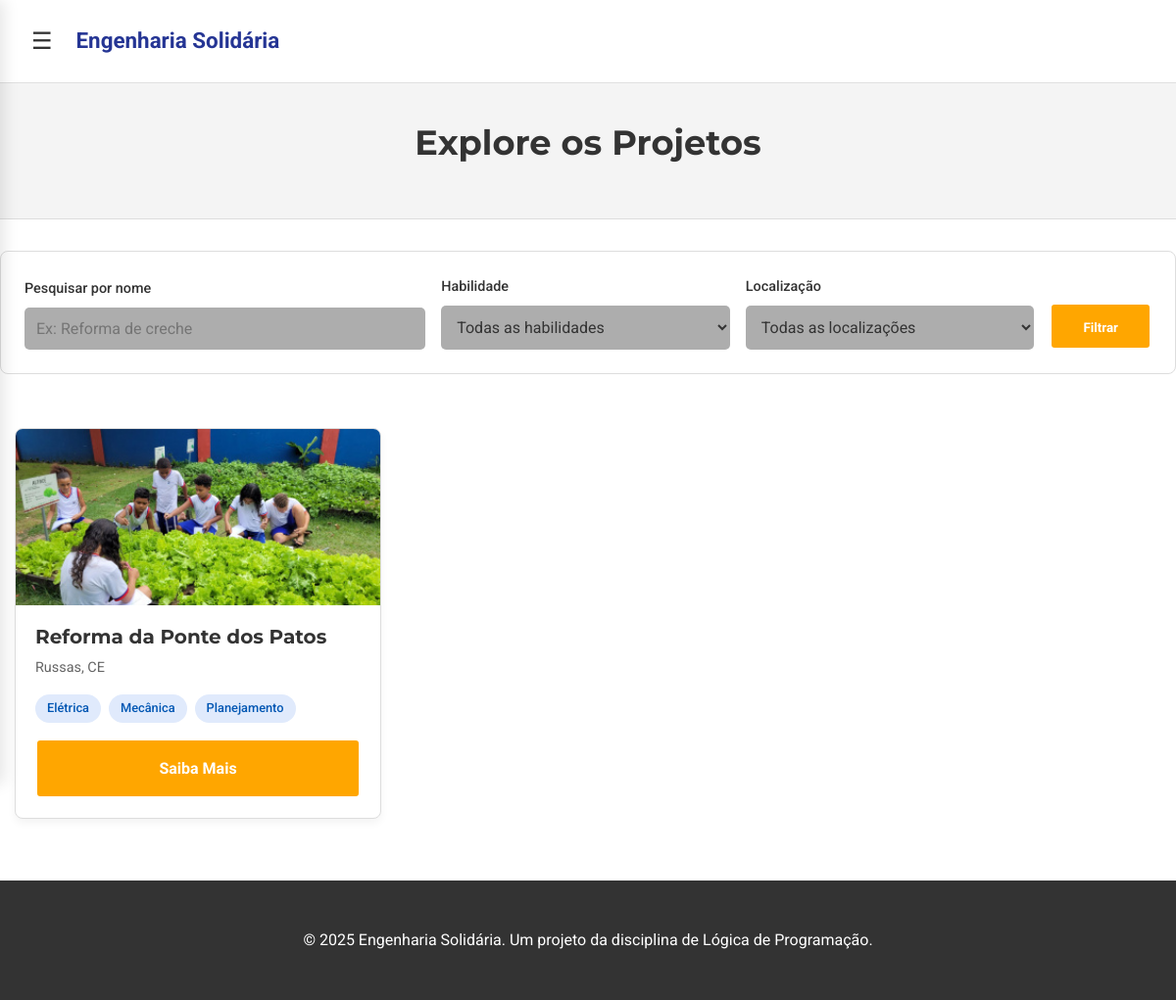
Page /projetos on the committed database.
### ES/models.py (models this page shows, shortened)
class Project(db.Model):
    id = db.Column(db.Integer, primary_key=True)
    title = db.Column(db.String(150), nullable=False)
    description = db.Column(db.Text, nullable=False)
    location = db.Column(db.String(100), nullable=False)
    status = db.Column(db.String(50), nullable=False, default='Não Inicializada')
    work_date = db.Column(db.Date, nullable=True)
    responsible_org = db.Column(db.String(150), nullable=True)
    responsible_contact = db.Column(db.String(100), nullable=True)
    voluntarios = db.relationship('User', secondary=inscricoes, back_populates='projects')
    required_skills = db.relationship('Skill', secondary=project_skills, lazy='subquery', backref=db.backref('projects', lazy=True))

class Skill(db.Model):
    id = db.Column(db.Integer, primary_key=True)
    name = db.Column(db.String(50), unique=True, nullable=False)

### ES/routes.py (the view)
@main.route('/projetos')
def projetos():
    todos_os_projetos = Project.query.all()
    todas_as_skills = Skill.query.order_by(Skill.name).all()
    locations_tuples = db.session.query(Project.location).distinct().order_by(Project.location).all()
    todas_as_localizacoes = [loc[0] for loc in locations_tuples if loc[0]]
    return render_template(
        'projetos.html',
        logged_in=('user_id' in session),
        projects=todos_os_projetos,
        skills=todas_as_skills,
        locations=todas_as_localizacoes
    )

### ES/templates/projetos.html (shortened to what this page needs)
<!DOCTYPE html>
<html lang="pt-BR">
<head>
    <link rel="stylesheet" href="{{ url_for('static', filename='css/base.css') }}">
    <link rel="stylesheet" href="{{ url_for('static', filename='css/header.css') }}">
    <link rel="stylesheet" href="{{ url_for('static', filename='css/sidebar.css') }}">
    <link rel="stylesheet" href="{{ url_for('static', filename='css/footer.css') }}">
    <link rel="stylesheet" href="{{ url_for('static', filename='css/projetos.css') }}">
</head>
<body
    data-url-home="{{ url_for('main.homepage') }}"
    data-url-projetos="{{ url_for('main.projetos') }}"
    data-url-parceiros="{{ url_for('main.parceiros') }}"
    data-url-sobre-nos="{{ url_for('main.sobre_nos') }}"
    data-url-login="{{ url_for('main.login_cadastro') }}"
    data-url-register="{{ url_for('main.login_cadastro') }}#register"
    data-logged-in="{{ logged_in }}"
    data-url-logout="{{ url_for('main.logout') }}"
    data-url-perfil="{{ url_for('main.perfil') }}"
    >
    <header id="top-header">
        <button id="sidebar-toggle" aria-label="Abrir menu lateral">
            &#9776;
        </button>
        <a href="{{ url_for('main.homepage') }}" class="header-logo">Engenharia Solidária</a>
    </header>
    <div id="main-content">
        <main>
            <section class="page-header">
                <div class="container">
                    <h1>Explore os Projetos</h1>
                </div>
            </section>
            <div class="container">
                <form class="filters-bar" id="filters-form">
                    <div class="filter-group filter-search">
                        <label for="search">Pesquisar por nome</label>
                        <input type="text" id="search" name="search" placeholder="Ex: Reforma de creche">
                    </div>
                    <div class="filter-group">
                        <label for="habilidade">Habilidade</label>
                        <select id="habilidade" name="habilidade">
                            <option value="all">Todas as habilidades</option>
                        </select>
                    </div>
                    <div class="filter-group">
                        <label for="localizacao">Localização</label>
                        <select id="localizacao" name="localizacao">
                            <option value="all">Todas as localizações</option>
                        </select>
                    </div>
                    <button type="submit" class="btn btn-primary" id="filter-btn">Filtrar</button>
                </form>
            </div>
            <section class="projects-list">
                <div class="container">
                        <div class="projects-grid">
                            {% for project in projects %}
                            <div class="project-card">
                                <img src="../static/img/horta_em_escola.jpg" alt="Imagem do Projeto">
                                <div class="project-card-content">
                                    <h3>{{ project.title }}</h3>
                                    <p class="project-card-location">{{ project.location }}</p>
                                        <div class="project-card-tags">
                                            {% for skill in project.required_skills %}
                                                <span class="tag" data-skill="{{ skill.name|lower }}">{{ skill.name }}</span>
                                            {% else %}
                                                <span class="tag" style="background-color: #eee; color: #777;">Nenhuma habilidade específica</span>
                                            {% endfor %}
                                        </div>
                                    <a href="{{ url_for('main.detalhes_projeto', project_id=project.id) }}" class="btn btn-primary">Saiba Mais</a>
                                </div>
                            </div>
                            {% endfor %}
                        </div>
                    </div>
            </section>
        </main>
        <footer class="footer">
            <div class="footer-container">
                <p>&copy; 2025 Engenharia Solidária. Um projeto da disciplina de Lógica de Programação.</p>
            </div>
        </footer>
    </div>
</body>
</html>

### ES/static/css/base.css (style rules this page uses)
:root { --cor-primaria: #253594; --cor-secundaria: #d9534f; --cor-sucesso: #4cae4c; --cor-fundo: #ffffff; --cor-fundo-secundario: #f4f4f4; --cor-texto: #333333; --cor-texto-claro: #ffffff; --cor-borda: #e0e0e0; --cor-botao: #f7b910; --cor-botao: #ffa600; --fonte-principal: "Roboto", sans-serif; --fonte-secundaria: "Montserrat", sans-serif; --texto-xs: 0.75rem; --texto-sm: 0.875rem; --texto-base: 1rem; --texto-lg: 1.400rem; --texto-xl: 1.5rem; --texto-2xl: 2rem; --esp-1: 0.25rem; --esp-2: 0.5rem; --esp-3: 1rem; --esp-4: 1.5rem; --esp-5: 2rem; --esp-6: 3rem; --raio-borda: 5px; --sombra-padrao: 0 4px 12px rgba(0, 0, 0, 0.08); --largura-maxima: 1200px; }
*, *::before, *::after { box-sizing: border-box; margin: 0; padding: 0; }
html { scroll-behavior: smooth; -webkit-font-smoothing: antialiased; -moz-osx-font-smoothing: grayscale; }
body { min-height: 100vh; display: flex; flex-direction: column; font-family: var(--fonte-principal); font-size: var(--texto-base); color: var(--cor-texto); background-color: var(--cor-fundo); line-height: 1.6; }
img, picture, video, canvas, svg { display: block; max-width: 100%; }
a { text-decoration: none; color: var(--cor-primaria); }
h1, h2, h3, h4, h5, h6 { font-family: var(--fonte-secundaria); font-weight: 700; line-height: 1.2; margin-bottom: var(--esp-3); }
h1 { font-size: var(--texto-2xl); }
.btn { display: inline-block; padding: var(--esp-3) var(--esp-5); font-family: var(--fonte-principal); font-weight: 700; border-radius: var(--raio-borda); text-decoration: none; transition: all 0.3s ease; border: 2px solid transparent; cursor: pointer; text-align: center; }
.btn-primary { background-color: var(--cor-botao); color: var(--cor-texto-claro); border-color: var(--cor-botao-hover); }

### ES/static/css/header.css (style rules this page uses)
#top-header { width: 100%; padding: var(--esp-4) var(--esp-5); background-color: var(--cor-fundo); border-bottom: 1px solid var(--cor-borda); display: flex; align-items: center; gap: var(--esp-4); }
#sidebar-toggle { background: none; border: none; font-size: var(--texto-xl); color: var(--cor-texto); cursor: pointer; }
.header-logo { font-size: var(--texto-lg); font-weight: 700; color: var(--cor-primaria); text-decoration: none; }

### ES/static/css/footer.css (style rules this page uses)
.footer { width: 100%; padding: var(--esp-6) 0; background-color: var(--cor-texto); color: var(--cor-texto-claro); margin-top: auto; }
.footer-container { max-width: var(--largura-maxima); margin: 0 auto; padding: 0 var(--esp-4); display: flex; flex-direction: column; align-items: center; gap: var(--esp-3); text-align: center; }

### rows in the picture
Project: title "Reforma da Ponte dos Patos", location "Russas, CE"
Skill: name "Elétrica"
Skill: name "Mecânica"
Skill: name "Planejamento"
